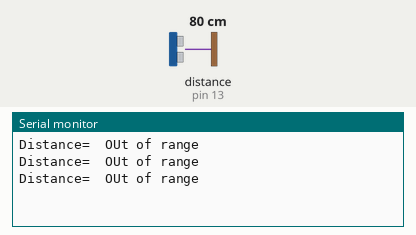
This sketch was run on a simulated Arduino Uno, built with avr-gcc and run on an emulated ATmega328P. Parts: the last lines printed to the serial monitor. Wiring (inferred from the names in the program): ultrasonic range finder: trigger pin 10; echo pin 13. The test bench sets the inputs (shaded band); at power-on: distance to the obstacle (sensor on pin 13) 80 cm. The echo pulse lasts 58.3 µs per cm.

Above: at 1.3 s.
1.4 s: distance to the obstacle (sensor on pin 13) set to 2 cm
At 2.3 s:
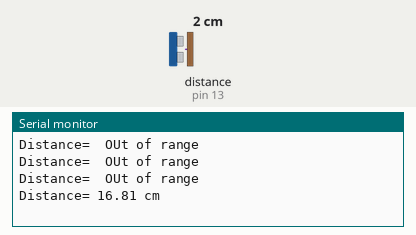
4.0 s: distance to the obstacle (sensor on pin 13) set to 120 cm
At 4.9 s:
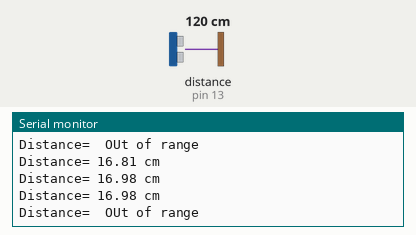
7.0 s: distance to the obstacle (sensor on pin 13) set to 35 cm
At 7.9 s:
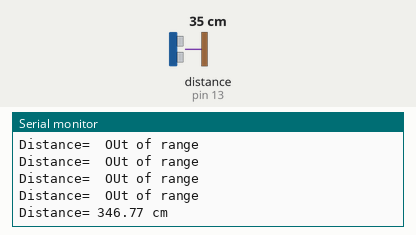
10.0 s: distance to the obstacle (sensor on pin 13) set to 4 cm
At 10.7 s:
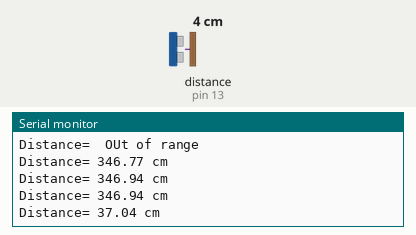
13.0 s: distance to the obstacle (sensor on pin 13) set to 9 cm
At 13.9 s:
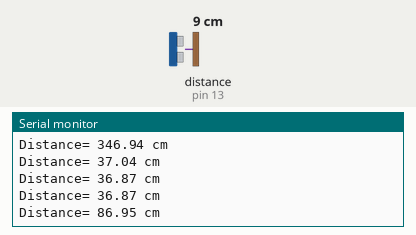
16.0 s: distance to the obstacle (sensor on pin 13) set to 18 cm
At 16.8 s:
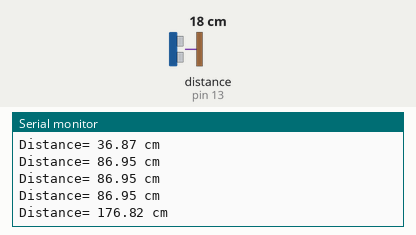
Timing chart, 0 to 19.0 s (numbered marks = the images above; inputs shaded):
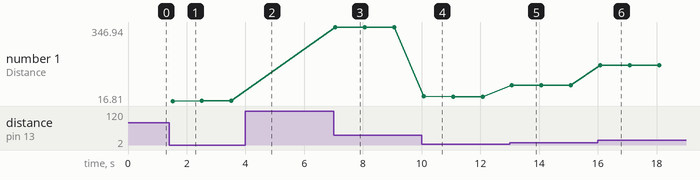

Measured:
- after the input at 1.4 s, the serial monitor: prints a new line after 0.12 s (image 1)
- after the input at 7.0 s, the serial monitor: prints a new line after 0.06 s (image 3)
- after the input at 10.0 s, the serial monitor: prints a new line after 0.07 s (image 4)
- after the input at 13.0 s, the serial monitor: prints a new line after 0.07 s (image 5)
- after the input at 16.0 s, the serial monitor: prints a new line after 0.08 s (image 6)
- plotted number 1: 16.98 → 346.94 after the input at 7.0 s, 346.94 → 36.87 after the input at 10.0 s, 36.87 → 86.95 after the input at 13.0 s, 86.95 → 176.99 after the input at 16.0 s

The sketch:

UT_1.ino
```cpp
#define trigPin 10
#define echoPin 13

float duration, distance;

void setup() {
  // put your setup code here, to run once:
Serial.begin(9600);
pinMode(trigPin, OUTPUT);
pinMode(echoPin, INPUT);
}

void loop() {
  // put your main code here, to run repeatedly:
digitalWrite(trigPin, LOW);
delayMicroseconds(2);
digitalWrite(trigPin, HIGH);
delayMicroseconds(10);
digitalWrite(trigPin, LOW);


duration = pulseIn(echoPin, HIGH);

distance = (duration / 2) * 0.343;

Serial.print("Distance= ");
if (distance >= 400 || distance <= 2){
  Serial.println(" OUt of range");
}
else{
  Serial.print(distance);
Serial.println(" cm");
delay(500);
}
delay(500);
}
```
